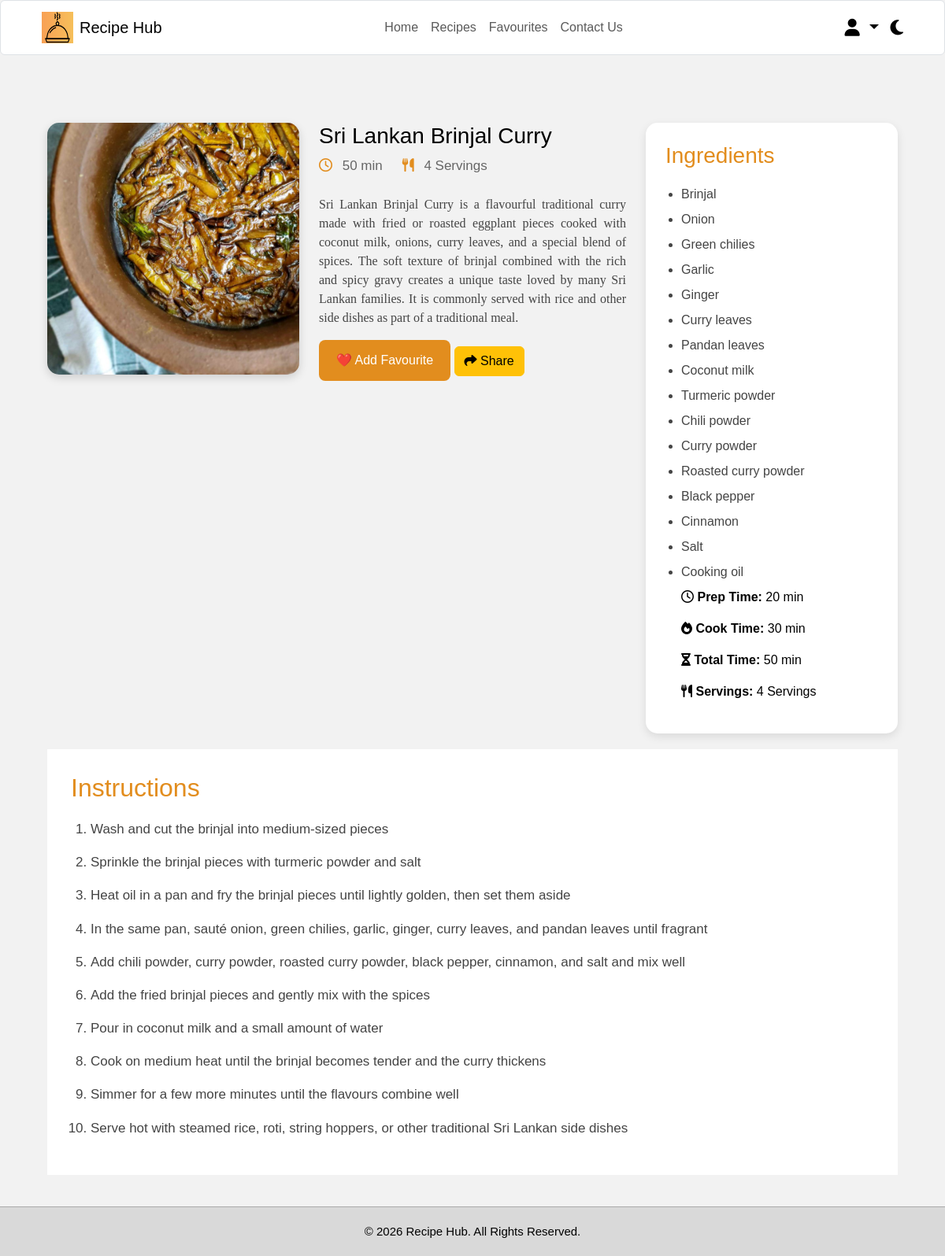
/Recipe-Details.php?recipe=brinjalcurry (signed in), run on the app's committed database.
### tables this page shows
CREATE TABLE `recipes` (
  `id` int(11) NOT NULL,
  `recipe_key` varchar(100) DEFAULT NULL,
  `title` varchar(255) NOT NULL,
  `description` text DEFAULT NULL,
  `image` varchar(255) DEFAULT NULL,
  `ingredients` text NOT NULL,
  `instructions` text NOT NULL,
  `prep_time` varchar(50) DEFAULT NULL,
  `cook_time` varchar(50) DEFAULT NULL,
  `total_time` varchar(50) DEFAULT NULL,
  `servings` varchar(50) DEFAULT NULL,
  `user_id` int(11) DEFAULT NULL
);

### Recipe-Details.php (the view, shortened to what this page needs)
<?php
include "includes/db.php";
$recipeKey = isset($_GET["recipe"]) ? trim($_GET["recipe"]) : "";
$sql = "SELECT id, recipe_key, title, description, image,
               ingredients, instructions,
               prep_time, cook_time, total_time, servings
        FROM recipes
        WHERE recipe_key = ?";
$stmt = $conn->prepare($sql);
$stmt->execute([$recipeKey]);
$recipe = $stmt->fetch(PDO::FETCH_ASSOC);
?>
<!DOCTYPE html>
<html lang="en">
<head>
<link rel="stylesheet"
href="https://cdnjs.cloudflare.com/ajax/libs/font-awesome/6.5.0/css/all.min.css">
<link href="https://cdn.jsdelivr.net/npm/bootstrap@5.3.7/dist/css/bootstrap.min.css" rel="stylesheet">
<link rel="stylesheet" href="css/style.css">
</head>
<body>
<header>
<nav class="navbar navbar-expand-lg bg-white border rounded">
    <div class="container-fluid">
        <a class="navbar-brand d-flex align-items-center" href="home.php">
            <img src="Images/Logo/Recipe_Hub_logo.png"
            width="40"
            height="40"
            class="me-2">
            <span>
                Recipe Hub
            </span>
        </a>
        <div class="collapse navbar-collapse"
        id="navbarMenu">
            <ul class="navbar-nav mx-auto">
                <li class="nav-item">
                    <a class="nav-link" href="home.php">
                        Home
                    </a>
                </li>
                <li class="nav-item">
                 <a class="nav-link" href="recipes.php">
                 Recipes
                </a>
                </li>
                <li class="nav-item">
                <a class="nav-link" href="favourites.php">
                Favourites
                </a>
                </li>
                <li class="nav-item">
                    <a class="nav-link" href="Contacts.php">
                        Contact Us
                    </a>
                </li>
            </ul>
<div class="dropdown">
    <a href="#"
       class="user-icon dropdown-toggle"
       data-bs-toggle="dropdown"
       aria-expanded="false">
        <i class="fa-solid fa-user"></i>
    </a>
</div>
    <i class="fa-solid fa-moon mode-icon"></i>
        </div>
    </div>
</nav>
</header>
<section class="breadcrumb">
</section>
<main>
<section class="recipe-details">
<div class="recipe-image">
<img id="recipeImage"
     src="<?php echo htmlspecialchars($recipe["image"]); ?>"
     alt="<?php echo htmlspecialchars($recipe["title"]); ?>">
</div>
<div class="recipe-content">
<h3 id="recipeTitle">
    <?php echo htmlspecialchars($recipe["title"]); ?>
</h3>
<div class="recipe-meta">
    <span>
        <i class="fa-regular fa-clock"></i>
        <?php echo htmlspecialchars($recipe["total_time"]); ?>
    </span>
    <span>
        <i class="fa-solid fa-utensils"></i>
        <?php echo htmlspecialchars($recipe["servings"]); ?>
    </span>
</div>
<p id="recipeDescription">
    <?php echo htmlspecialchars($recipe["description"]); ?>
</p>
<button id="addFavouriteBtn" class="fav-btn">
</button>
<button id="shareRecipeBtn" class="btn btn-warning">
    <i class="fa-solid fa-share"></i> Share
</button>
</div>
<aside class="ingredients-box">
<h2>
Ingredients
</h2>
<ul id="recipeIngredients">
    <?php
    $ingredients = explode(",", $recipe["ingredients"]);
    foreach ($ingredients as $ingredient):
    ?>
        <li>
            <?php echo htmlspecialchars(trim($ingredient)); ?>
        </li>
    <?php endforeach; ?>
<div class="recipe-info">
    <p>
        <i class="fa-regular fa-clock"></i>
        <strong>Prep Time:</strong>
        <?php echo htmlspecialchars($recipe["prep_time"]); ?>
    </p>
    <p>
        <i class="fa-solid fa-fire"></i>
        <strong>Cook Time:</strong>
        <?php echo htmlspecialchars($recipe["cook_time"]); ?>
    </p>
    <p>
        <i class="fa-solid fa-hourglass-half"></i>
        <strong>Total Time:</strong>
        <?php echo htmlspecialchars($recipe["total_time"]); ?>
    </p>
    <p>
        <i class="fa-solid fa-utensils"></i>
        <strong>Servings:</strong>
        <?php echo htmlspecialchars($recipe["servings"]); ?>
    </p>
</div>
</aside>
</section>
<section class="instructions">
<h2>
Instructions
</h2>
<ol id="recipeInstructions">
    <?php
    $instructions = explode(".", $recipe["instructions"]);
    foreach ($instructions as $instruction):
        $instruction = trim($instruction);
        if ($instruction !== ""):
    ?>
        <li>
            <?php echo htmlspecialchars($instruction); ?>
        </li>
    <?php
        endif;
    endforeach;
    ?>
</section>
</main>
<footer>
© 2026 Recipe Hub. All Rights Reserved.
</footer>
</body>
</html>

### css/Style.css (style rules this page uses)
* { margin:0; padding:0; box-sizing:border-box; font-family:Arial, Helvetica, sans-serif; }
body { background:#f2f2f2; min-height:100vh; color:black; display:flex; flex-direction:column; }
main { flex:1; }
footer { margin-top:auto; }
body { background:#f2f2f2; min-height:100vh; color:black; }
img { max-width:100%; }
a { text-decoration:none; }
header .navbar { height:70px; padding:8px 40px; background:white; border:1px solid #ddd; border-radius:10px; }
.user-icon, .mode-icon { font-size:22px; cursor:pointer; transition:0.3s; margin-left:15px; }
.breadcrumb { display:flex; align-items:center; gap:10px; padding:25px 60px; font-size:15px; }
.recipe-details { display:grid; grid-template-columns:320px 1fr 320px; gap:25px; padding:20px 60px 20px; align-items:start; }
.recipe-image img { width:100%; height:320px; object-fit:cover; border-radius:15px; box-shadow:0 4px 12px rgba(0,0,0,0.15); }
.recipe-meta { display:flex; gap:25px; margin-bottom:25px; color:#666; font-size:17px; }
.recipe-meta i { color:#E28D1E; margin-right:8px; }
.recipe-content p { font-size:16px; line-height:1.5; font-family: "Georgia", serif;; color:#444; text-align:justify; }
.fav-btn, .share-btn { width:auto; padding:14px 22px; background:#E28D1E; color:white; border:none; border-radius:8px; font-size:16px; cursor:pointer; }
.ingredients-box { background:white; padding:25px; border-radius:15px; box-shadow:0 4px 12px rgba(0,0,0,0.1); }
.ingredients-box h2 { color:#E28D1E; font-size:28px; margin-bottom:20px; }
.ingredients-box ul { padding-left:20px; }
.ingredients-box li { margin-bottom:8px; color:#444; font-size:16px; }
.instructions { margin:0 60px 40px; background:white; padding:30px; }
.instructions h2 { font-size:32px; margin-bottom:20px; color:#E28D1E; }
.instructions ol { padding-left:25px; }
.instructions li { margin-bottom:15px; font-size:17px; line-height:1.6; color:#444; }
footer { width:100%; background:#D9D9D9; color:black; text-align:center; padding:20px; border-top:1px solid #aaa; font-size:15px; }
.dropdown .user-icon { color:black; font-size:22px; cursor:pointer; text-decoration:none; }

### data on the page
recipes: image (picture), title "Sri Lankan Brinjal Curry", total_time "50 min", servings "4 Servings", description "Sri Lankan Brinjal Curry is a flavourful traditional curry made with fried or roasted eggplant pieces cooked with coconut milk, onions, curry leaves, and a special blend of spices. The soft texture of brinjal combined with the rich and spicy gravy creates a unique taste loved by many Sri Lankan families. It is commonly served with rice and other side dishes as part of a traditional meal.", ingredients "Brinjal", ingredients "Onion", ingredients "Green chilies", ingredients "Garlic", ingredients "Ginger", ingredients "Curry leaves", ingredients "Pandan leaves", ingredients "Coconut milk", ingredients "Turmeric powder", ingredients "Chili powder", ingredients "Curry powder", ingredients "Roasted curry powder", ingredients "Black pepper", ingredients "Cinnamon", ingredients "Salt", ingredients "Cooking oil", prep_time "20 min", cook_time "30 min", instructions "Wash and cut the brinjal into medium-sized pieces", instructions "Sprinkle the brinjal pieces with turmeric powder and salt", instructions "Heat oil in a pan and fry the brinjal pieces until lightly golden, then set them aside", instructions "In the same pan, sauté onion, green chilies, garlic, ginger, curry leaves, and pandan leaves until fragrant", instructions "Add chili powder, curry powder, roasted curry powder, black pepper, cinnamon, and salt and mix well", instructions "Add the fried brinjal pieces and gently mix with the spices", instructions "Pour in coconut milk and a small amount of water", instructions "Cook on medium heat until the brinjal becomes tender and the curry thickens", instructions "Simmer for a few more minutes until the flavours combine well", instructions "Serve hot with steamed rice, roti, string hoppers, or other traditional Sri Lankan side dishes"
